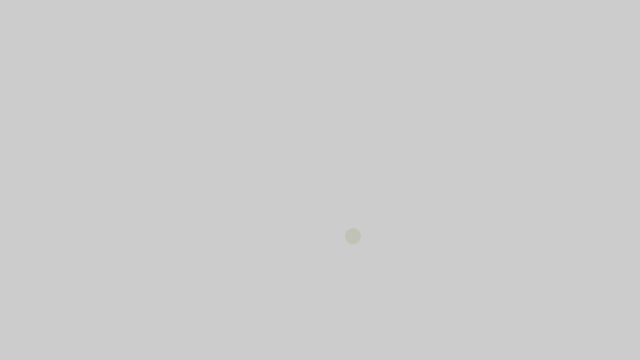
Frame 1 (no input)
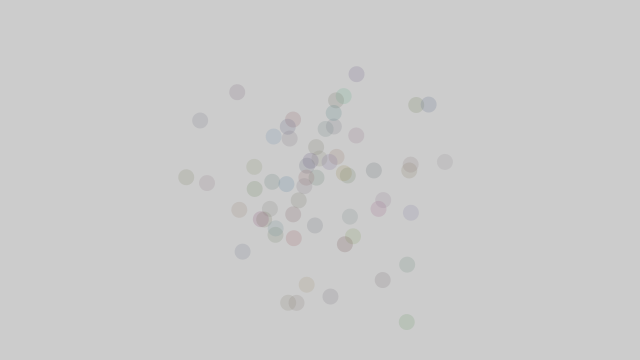
Frame 60 (the mouse pressed at the canvas centre just before this capture)
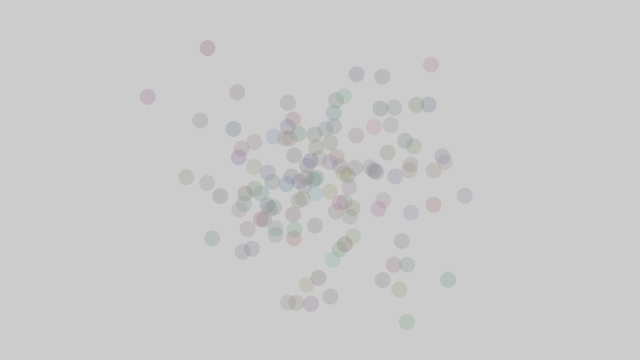
Frame 120 (the mouse held since frame 60 and released just before this capture)

The Processing sketch that drew these frames (run headless with seeded random() and noise(); from frame 60 on, the mouse is pressed at the canvas centre):

// Processing sketch: normal
// ── normal.pde
import java.util.*;

Random rand;

void setup() {
  size(640, 360);
  rand = new Random();
}

void draw() {
  float sd = 60;

  float meanx = 320;
  float meany = 180;
  float meanc = 125;

  float nx = (float) rand.nextGaussian();
  float ny = (float) rand.nextGaussian();

  float nr = (float) rand.nextGaussian();
  float ng = (float) rand.nextGaussian();
  float nb = (float) rand.nextGaussian();

  float x = sd * nx + meanx;
  float y = sd * ny + meany;

  float sdc = 20;
  int r = constrain(int(sdc * nr + meanc), 0, 255);
  int g = constrain(int(sdc * ng + meanc), 0, 255);
  int b = constrain(int(sdc * nb + meanc), 0, 255);

  noStroke();
  fill(r, g, b, 50);
  ellipse(x, y, 16, 16);
}
